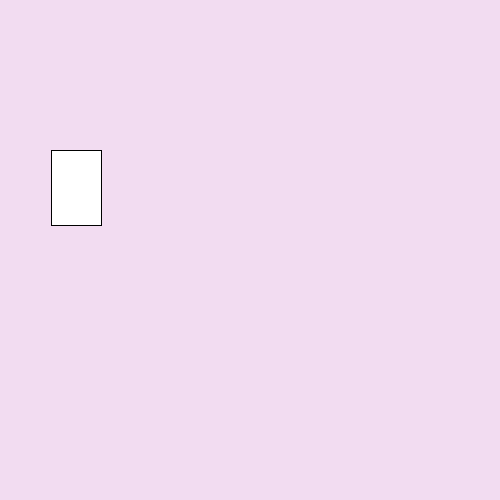
Frame 1 (no input)
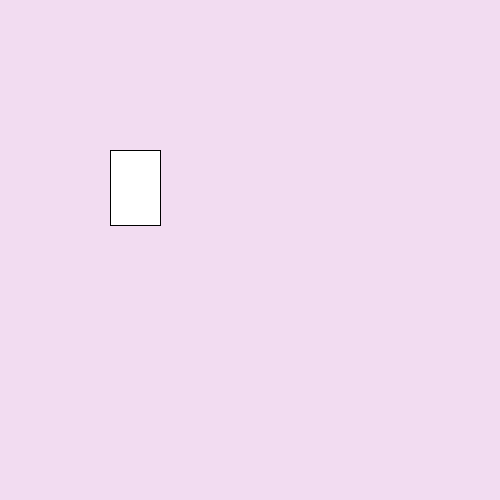
Frame 60 (the mouse pressed at the canvas centre just before this capture)
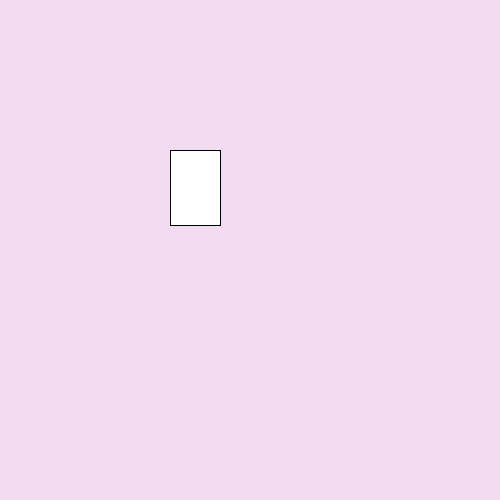
Frame 120 (the mouse held since frame 60 and released just before this capture)

The Processing sketch that drew these frames (run headless with seeded random() and noise(); from frame 60 on, the mouse is pressed at the canvas centre):

// Processing sketch: Basics_Start_of_Session
// ── Basics_Start_of_Session.pde
void setup(){ // runs at the start of the program
  size(500,500);// sets the screen size to 500px by 500 px
  boolean myBool = false; 
  println(myBool);
} 
int x = 50, y = 150;
int sizeW = 50, sizeH = 75;
int speed = 1; 
void draw(){
  x+= speed;// add speed to x every frame 
  background(242,220,241); // background(how much red, how much green, how much blue) 242, 220, 241
  rect(x,y,sizeW,sizeH);
  
  if(x + sizeW > 500){// if I go past the end of the screen 
      speed = -speed; // set speed to a negative 
  }
}

 


  
  
